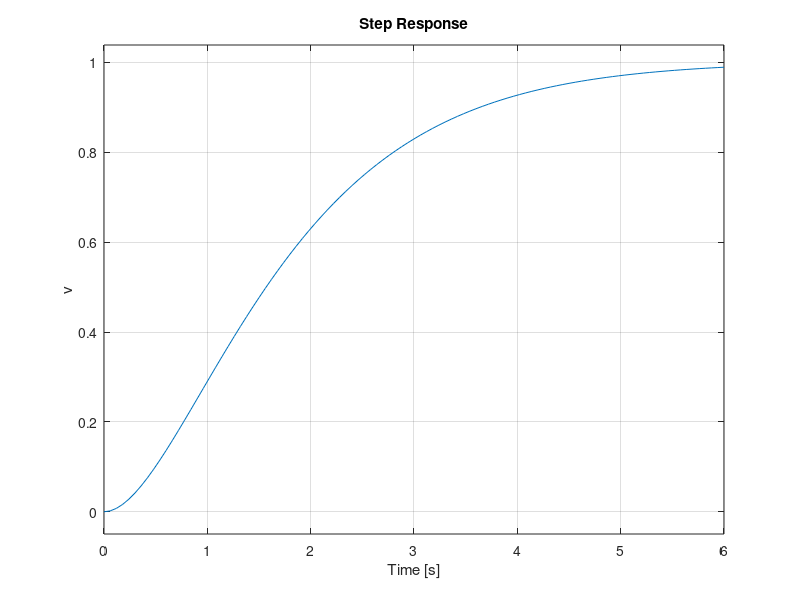
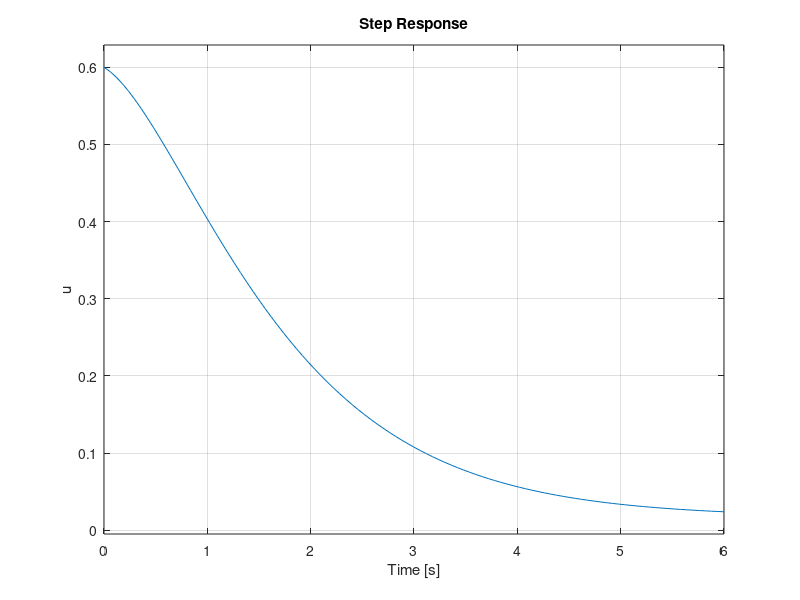
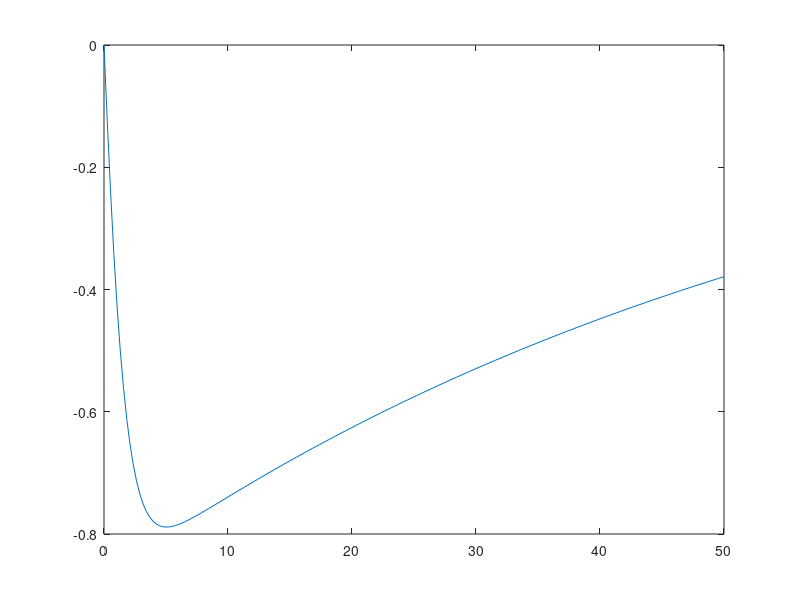
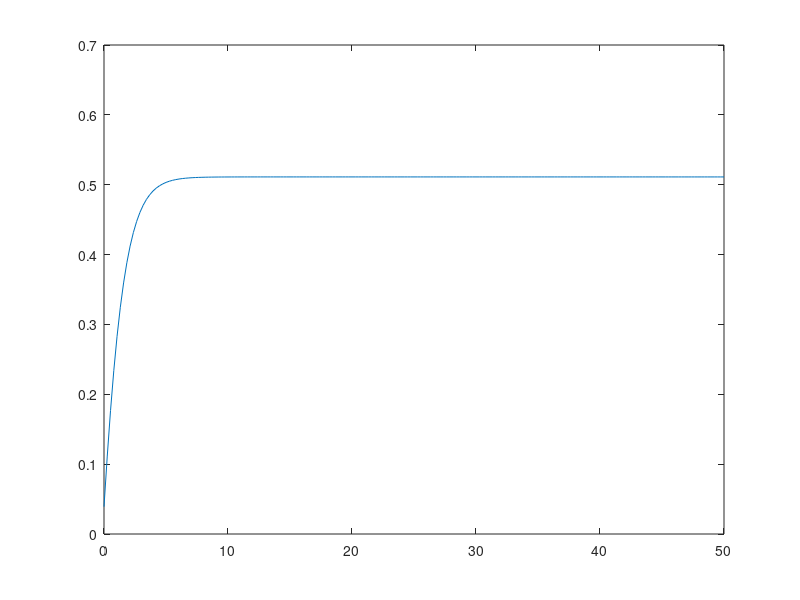

Source code (MATLAB) for these figures, in order:
close all, clear all, clc

%% Constants

v0 = 25;
Ka = 1599;
tau_a = 0.5;
M = 1670;
B0 = 27.80;
g = 9.8;
Kp = 0.6;
Ki = 0.01;
Kd = 0.08;
theda = atan(5/100); %(rad of the slope)

%% Transfer Function

Cpi = tf([Kp, Ki], [1, 0]);
Cpi.InputName = 'e';
Cpi.OutputName = 'upi';

Cd = tf(Kd);
Cd.InputName = 'a';
Cd.OutputName = 'ud';

Controller = tf(Ka, [tau_a, 1]);
Controller.InputName = 'u';
Controller.OutputName = 'ft';

Mass = tf(1, M);
Mass.InputName = 'f';
Mass.OutputName = 'a';

Intergrator = tf(1, [1, 0]);
Intergrator.InputName = 'a';
Intergrator.OutputName = 'v';

B0 = tf(B0);
B0.InputName = 'v';
B0.OutputName = 'fb';

error = sumblk('e = v_r_e_f - v');
Up = sumblk('u = upi - ud');
Force = sumblk('f = fd + ft - fb');

%% System Connect

sys = connect(B0, Intergrator, Cd, Mass, Force, Controller, Up, error, Cpi, ...
    {'v_r_e_f', 'fd'}, {'v', 'u'})


%% Step V_ref Input

figure('Name', 'Vref2V')
vref2v = sys(1, 1);
step(vref2v, 6)

figure('Name', 'Vref2U')
vref2u = sys(2, 1);
step(vref2u, 6)

%% Step fd Input With Lsim

tspan = 0: 0.001: 5;
input = -M*g*sin(theda)*ones(1, length(tspan));
x0 = [0; 25; 0];

fd2v = sys(1, 2);
figure('Name', 'Fd2V, with I.C x0 = [0; 25; 0]')
% subplot(2, 1, 1)
% opts = stepDataOptions('StepAmplitude',-M*g*sin(theda));
% step(fd2v, 5, opts)
% subplot(2, 1, 2)
% lsim(fd2v, input, tspan, x0)
[x, t] = step(fd2v, 50);
plot(t, x*-M*g*sin(theda))


fd2u = sys(2, 2);
figure('Name', 'Fd2U, with I.C x0 = [0; 25; 0]')
% subplot(2, 1, 1)
% step(fd2u, 5, opts)
% subplot(2, 1, 2)
% lsim(fd2u, input, tspan, x0)
[x1, t1] = step(fd2u, 50);
plot(t1, x1*-M*g*sin(theda))



